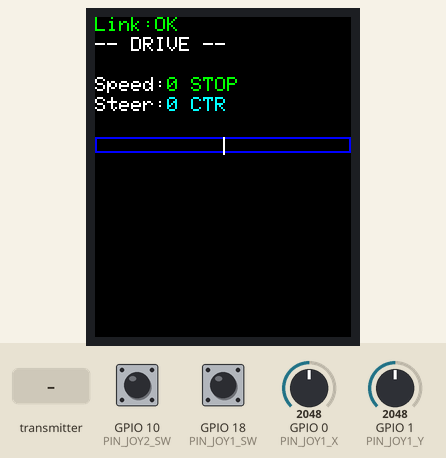
This sketch was run on a simulated ESP32-C3. Shown: 128×160 colour display. The inputs (shaded band) are chosen by the test bench; at power-on: GPIO 10 (PIN_JOY2_SW) HIGH, GPIO 18 (PIN_JOY1_SW) HIGH, GPIO 0 (PIN_JOY1_X) = 2048, GPIO 1 (PIN_JOY1_Y) = 2048 (analog values on the 0–4095 scale). What the sketch prints to the serial monitor is not drawn.

Above: at 1.8 s.
1.9 s: GPIO 10 (PIN_JOY2_SW) pulled LOW for 0.15 s
At 2.9 s:
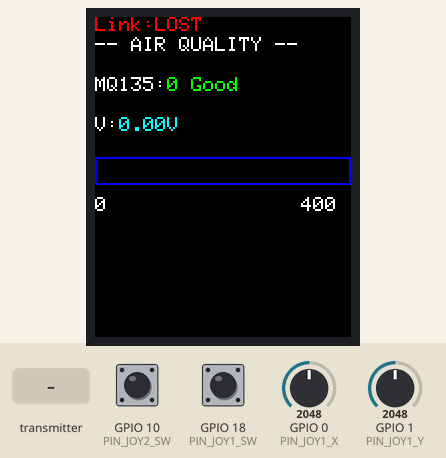
3.5 s: the transmitter starts sending air_quality = 1024
At 4.7 s:
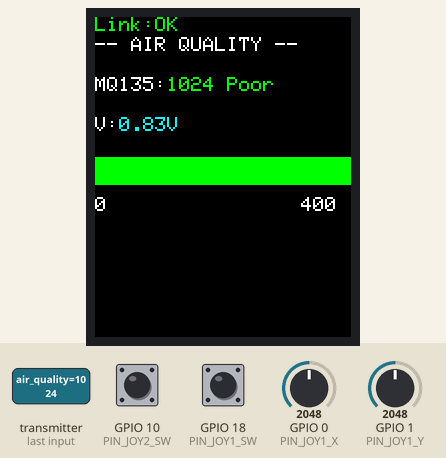
5.0 s: GPIO 18 (PIN_JOY1_SW) pulled LOW for 1 s
At 6.5 s:
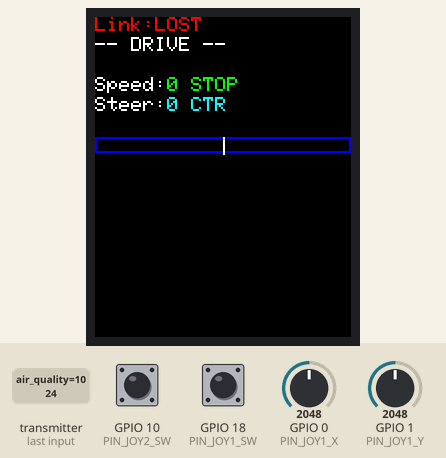
7.5 s: GPIO 18 (PIN_JOY1_SW) pulled LOW for 0.15 s
At 8.4 s:
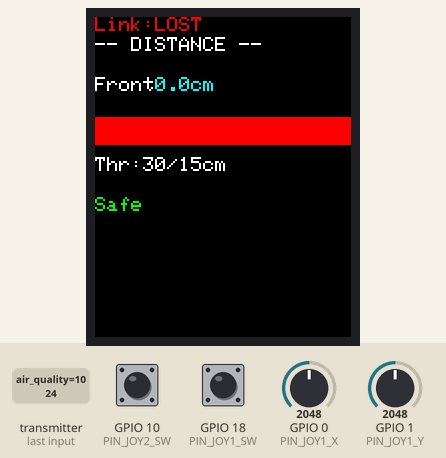
9.1 s: GPIO 18 (PIN_JOY1_SW) pulled LOW for 0.15 s
At 10.4 s:
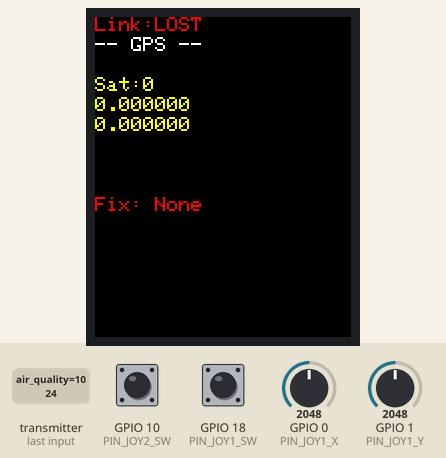
10.7 s: the transmitter starts sending seq = 64
At 11.1 s:
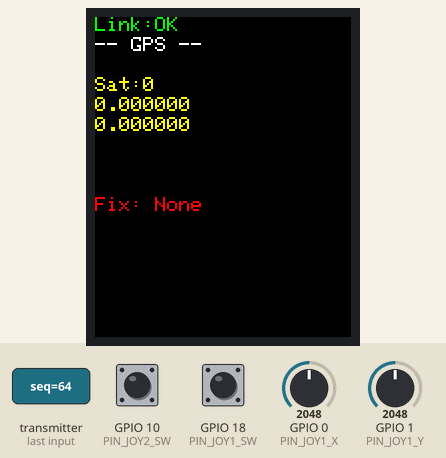
Timing chart, 0 to 13.2 s (numbered marks = the images above; inputs shaded):
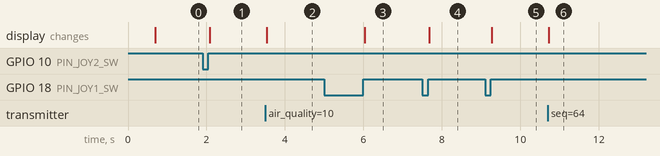

Measured:
- after the input at 1.9 s, the display: changes after 0.18 s (image 1)
- after the input at 3.5 s, the display: changes at once (image 2)
- after the input at 5.0 s, the display: changes after 1.0 s (image 3)
- after the input at 7.5 s, the display: changes after 0.18 s (image 4)
- after the input at 9.1 s, the display: changes after 0.18 s (image 5)
- after the input at 10.7 s, the display: changes at once (image 6)

The sketch:

remote_control.ino
```cpp
/*
 * ============================================================
 * 遥控器端 (ESP32-C3) — 正式版
 * 通信: ESP-NOW 单播 (信道1), 控制50Hz / 传感器接收
 * 显示: 1.8寸 ST7735 TFT (128x160), 四页面
 * 输入: 单摇杆 (Y=速度 X=转向), SW1=下一页 SW2=上一页
 * ============================================================
 *
 * 接线方案 (TFT引脚名按板子丝印):
 *   ESP32-C3 遥控器端
 *   ┌─────────────────────────────────────────┐
 *   │                                         │
 *   │  ★ 摇杆模块                             │
 *   │  摇杆 VCC ─────── 3.3V                  │
 *   │  摇杆 GND ─────── GND                   │
 *   │  摇杆 VRx ─────── GPIO0  (X轴=左右转向)  │
 *   │  摇杆 VRy ─────── GPIO1  (Y轴=前进后退)  │
 *   │  摇杆 SW  ─────── GPIO18 (SW1=下一页)    │
 *   │                                         │
 *   │  ★ SW2 按键 (轻触开关)                   │
 *   │  GPIO10 ──┬── 按键 ── GND               │
 *   │  (内部 INPUT_PULLUP)                     │
 *   │                                         │
 *   │  ★ 1.8寸 ST7735 TFT (板子丝印名)         │
 *   │  TFT VCC ─────── 3.3V                   │
 *   │  TFT GND ─────── GND                    │
 *   │  TFT CS  ─────── GPIO4                  │
 *   │  TFT DC  ─────── GPIO5                  │
 *   │  TFT RES ─────── GPIO6                  │
 *   │  TFT SDA ─────── GPIO7                  │
 *   │  TFT SCL ─────── GPIO8                  │
 *   │  TFT BL  ─────── 3.3V (背光常亮)        │
 *   │                                         │
 *   │  ★ GPIO19 被USB占用, SW2 不要接GPIO19    │
 *   │  ★ GPIO9 连接内部Flash, 不可用作GPIO     │
 *   └─────────────────────────────────────────┘
 */

// ==================== 引脚定义 ====================
#define PIN_JOY1_X   0
#define PIN_JOY1_Y   1
#define PIN_JOY1_SW  18
#define PIN_JOY2_X   2
#define PIN_JOY2_Y   3
#define PIN_JOY2_SW  10   // SW2 (GPIO19被USB D+占用, 改用GPIO10)

// TFT 引脚 (板子丝印: BL / CS / DC / RES / SDA / SCL / VCC / GND)
#define PIN_TFT_CS   4    // TFT CS
#define PIN_TFT_DC   5    // TFT DC
#define PIN_TFT_RST  6    // TFT RES
#define PIN_TFT_MOSI 7    // TFT SDA
#define PIN_TFT_SCK  8    // TFT SCL
// TFT BL  → 3.3V (背光)
// TFT VCC → 3.3V
// TFT GND → GND

// ==================== 参数常量 ====================
#define ADC_DEADZONE  200
#define ADC_CENTER    2048
#define SW  128
#define SH  160
#define SENSOR_TIMEOUT_MS 2000
#define SEND_INTERVAL_MS  20
#define ROW_H  10

// ==================== 数据包结构 ====================
typedef struct { int8_t speed, steering; uint8_t seq; } ctrl_packet_t;
typedef struct {
  uint16_t air_quality;
  float    latitude, longitude, speed_kmh;
  uint16_t distance_mm;
  uint8_t  satellites, alert, seq;
} sensor_packet_t;

// ==================== 库引用 ====================
#include <esp_now.h>
#include <WiFi.h>
#include <esp_wifi.h>
#include <Adafruit_GFX.h>
#include <Adafruit_ST7735.h>
#include <SPI.h>

// ==================== 全局对象 ====================
Adafruit_ST7735 tft(PIN_TFT_CS, PIN_TFT_DC, PIN_TFT_MOSI, PIN_TFT_SCK, PIN_TFT_RST);

ctrl_packet_t   outgoing_ctrl   = {0, 0, 0};
sensor_packet_t incoming_sensor = {0};
bool new_sensor_data = false;

unsigned long last_sensor_recv = 0, last_send_time = 0;
uint8_t ctrl_seq = 0, sensor_seq_last = 255;

// ★ 替换为你的小车 MAC 地址
uint8_t car_mac[] = {0x9C, 0xCC, 0x01, 0x61, 0x77, 0x7C};

// 四页面系统
enum Page { PAGE_DRIVE, PAGE_DIST, PAGE_GPS, PAGE_AIR, PAGE_COUNT };
Page current_page = PAGE_DRIVE;
bool page_dirty[4] = {true, true, true, true};

// ==================== 辅助函数 ====================
uint8_t RY(int r) { return r * ROW_H; }

int8_t readJoy(int pin) {
  int d = analogRead(pin) - ADC_CENTER;
  if (abs(d) < ADC_DEADZONE) return 0;
  return constrain(d > 0 ? map(d, ADC_DEADZONE, 2047, 0, 100)
                         : map(d, -2047, -ADC_DEADZONE, -100, 0), -100, 100);
}

bool btn(int p) {
  if (digitalRead(p) == LOW) { delay(20); return digitalRead(p) == LOW; }
  return false;
}

void btnWait(int p) { while (digitalRead(p) == LOW) delay(10); }

// ==================== ESP-NOW ====================
void onDataRecv(const esp_now_recv_info_t *info, const uint8_t *data, int len) {
  if (len != sizeof(sensor_packet_t)) return;
  sensor_packet_t pkt; memcpy(&pkt, data, len);
  uint8_t d = pkt.seq - sensor_seq_last;
  if (d == 0 || d > 127) return;
  incoming_sensor = pkt; sensor_seq_last = pkt.seq;
  new_sensor_data = true; last_sensor_recv = millis();
}

void onDataSent(const wifi_tx_info_t *info, esp_now_send_status_t s) {
  // 发送失败由 TFT Link 指示, 不打印串口
}

void sendControl() {
  unsigned long n = millis();
  if (n - last_send_time < SEND_INTERVAL_MS) return;
  last_send_time = n;
  outgoing_ctrl.seq = ctrl_seq++;
  esp_now_send(car_mac, (uint8_t*)&outgoing_ctrl, sizeof(ctrl_packet_t));
}

// ==================== UI: Link 状态栏 ====================
void drawLinkBar() {
  static bool last_online = false;
  bool online = (millis() - last_sensor_recv < SENSOR_TIMEOUT_MS);
  if (online != last_online || page_dirty[current_page]) {
    last_online = online;
    tft.fillRect(0, RY(0), SW, ROW_H, ST7735_BLACK);
    tft.setTextSize(1);
    tft.setTextColor(online ? ST7735_GREEN : ST7735_RED);
    tft.setCursor(0, RY(0));
    tft.print(online ? "Link:OK" : "Link:LOST");
  }
}

// ==================== UI: 底栏 ====================
void drawPageBar() {
  if (!page_dirty[current_page]) return;
  tft.fillRect(0, RY(15), SW, ROW_H, ST7735_BLACK);
  tft.setTextSize(1);
  tft.setTextColor(ST7735_WHITE);
  tft.setCursor(0, RY(15));
  tft.print("<SW1  P"); tft.print(current_page + 1); tft.print("/4  SW2>");
}

// ==================== P0: 驾驶状态 ====================
void drawDrivePage() {
  if (page_dirty[PAGE_DRIVE]) {
    tft.fillRect(0, RY(1), SW, SH - RY(1), ST7735_BLACK);
    tft.setTextSize(1);
    tft.setTextColor(ST7735_WHITE); tft.setCursor(0, RY(1)); tft.print("-- DRIVE --");
    tft.setCursor(0, RY(3)); tft.print("Speed:");
    tft.setCursor(0, RY(4)); tft.print("Steer:");
  }

  static int8_t last_spd = -128, last_str = -128;
  if (outgoing_ctrl.speed != last_spd || outgoing_ctrl.steering != last_str || page_dirty[PAGE_DRIVE]) {
    last_spd = outgoing_ctrl.speed; last_str = outgoing_ctrl.steering;
    tft.setTextSize(1);
    // 速度值
    tft.fillRect(36, RY(3), SW - 36, ROW_H, ST7735_BLACK);
    tft.setTextColor(ST7735_GREEN); tft.setCursor(36, RY(3));
    tft.print(last_spd);
    if (last_spd > 0) tft.print(" FWD");
    else if (last_spd < 0) tft.print(" REV");
    else tft.print(" STOP");
    // 转向值
    tft.fillRect(36, RY(4), SW - 36, ROW_H, ST7735_BLACK);
    tft.setTextColor(ST7735_CYAN); tft.setCursor(36, RY(4));
    tft.print(last_str);
    if (last_str > 20) tft.print(" R");
    else if (last_str < -20) tft.print(" L");
    else tft.print(" CTR");
    // 速度条 (中位零: 右绿前进, 左红后退)
    tft.fillRect(0, RY(6), SW, 9, ST7735_BLACK);
    tft.drawRect(0, RY(6), SW, 8, ST7735_BLUE);
    int mid = SW / 2;
    tft.drawLine(mid, RY(6), mid, RY(6) + 8, ST7735_WHITE);
    if (last_spd > 0) {
      int len = map(last_spd, 0, 100, 0, mid);
      tft.fillRect(mid, RY(6) + 1, len, 6, ST7735_GREEN);
    } else if (last_spd < 0) {
      int len = map(-last_spd, 0, 100, 0, mid);
      tft.fillRect(mid - len, RY(6) + 1, len, 6, ST7735_RED);
    }
  }

  // 障碍警告
  static uint8_t last_alert_d = 0xFF;
  if (incoming_sensor.alert != last_alert_d || page_dirty[PAGE_DRIVE]) {
    last_alert_d = incoming_sensor.alert;
    tft.fillRect(0, RY(10), SW, ROW_H, ST7735_BLACK);
    if (last_alert_d & 0x01) {
      tft.setTextColor(ST7735_RED); tft.setCursor(0, RY(10)); tft.print("!! OBSTACLE !!");
    }
  }

  page_dirty[PAGE_DRIVE] = false;
  drawLinkBar();
  drawPageBar();
}

// ==================== P1: 测距 ====================
void drawDistPage() {
  if (page_dirty[PAGE_DIST]) {
    tft.fillRect(0, RY(1), SW, SH - RY(1), ST7735_BLACK);
    tft.setTextSize(1);
    tft.setTextColor(ST7735_WHITE); tft.setCursor(0, RY(1)); tft.print("-- DISTANCE --");
    tft.setCursor(0, RY(3)); tft.print("Front:");
    tft.setCursor(0, RY(7)); tft.print("Thr:30/15cm");
  }

  static uint16_t last_dist = 0xFFFF; static uint8_t last_alert = 0xFF;
  if (incoming_sensor.distance_mm != last_dist || incoming_sensor.alert != last_alert || page_dirty[PAGE_DIST]) {
    last_dist = incoming_sensor.distance_mm; last_alert = incoming_sensor.alert;
    tft.setTextSize(1);
    // 距离值
    tft.fillRect(30, RY(3), SW - 30, ROW_H, ST7735_BLACK);
    tft.setTextColor(ST7735_CYAN); tft.setCursor(30, RY(3));
    if (last_dist == 65535) tft.print("N/A");
    else { tft.print(last_dist / 10.0, 1); tft.print("cm"); }
    // 距离条
    tft.fillRect(0, RY(5), SW, 15, ST7735_BLACK);
    int db = map(constrain(last_dist, 0, 1000), 0, 1000, SW, 0);
    tft.drawRect(0, RY(5), SW, 14, ST7735_BLUE);
    uint16_t bc = (last_dist < 300 && last_dist != 65535) ? ST7735_RED : ST7735_GREEN;
    tft.fillRect(0, RY(5), db, 14, bc);
    // 状态
    tft.fillRect(0, RY(9), SW, ROW_H, ST7735_BLACK);
    tft.setCursor(0, RY(9));
    if (last_alert & 0x01) { tft.setTextColor(ST7735_RED); tft.print("!! WARNING !!"); }
    else { tft.setTextColor(ST7735_GREEN); tft.print("Safe"); }
  }

  page_dirty[PAGE_DIST] = false;
  drawLinkBar();
  drawPageBar();
}

// ==================== P2: GPS ====================
void drawGPSPage() {
  if (page_dirty[PAGE_GPS]) {
    tft.fillRect(0, RY(1), SW, SH - RY(1), ST7735_BLACK);
    tft.setTextSize(1);
    tft.setTextColor(ST7735_WHITE); tft.setCursor(0, RY(1)); tft.print("-- GPS --");
    tft.setTextColor(ST7735_YELLOW);
    tft.setCursor(0, RY(3)); tft.print("Sat:");
  }

  static uint8_t last_sat = 0xFF; static int32_t last_li = 0x7FFFFFFF, last_ni = 0x7FFFFFFF;
  int32_t li = (int32_t)(incoming_sensor.latitude * 1000000), ni = (int32_t)(incoming_sensor.longitude * 1000000);
  if (li != last_li || ni != last_ni || incoming_sensor.satellites != last_sat || page_dirty[PAGE_GPS]) {
    last_li = li; last_ni = ni; last_sat = incoming_sensor.satellites;
    tft.setTextSize(1);
    // 卫星数
    tft.fillRect(24, RY(3), 20, ROW_H, ST7735_BLACK);
    tft.setTextColor(ST7735_YELLOW); tft.setCursor(24, RY(3)); tft.print(last_sat);
    // 经纬度
    tft.fillRect(0, RY(4), SW, ROW_H, ST7735_BLACK);
    tft.setCursor(0, RY(4)); tft.print(incoming_sensor.latitude, 6);
    tft.fillRect(0, RY(5), SW, ROW_H, ST7735_BLACK);
    tft.setCursor(0, RY(5)); tft.print(incoming_sensor.longitude, 6);
    // 锁定状态
    tft.fillRect(0, RY(9), SW, ROW_H, ST7735_BLACK);
    if (last_sat >= 4) { tft.setTextColor(ST7735_GREEN); tft.setCursor(0, RY(9)); tft.print("Fix: Locked"); }
    else { tft.setTextColor(ST7735_RED); tft.setCursor(0, RY(9)); tft.print("Fix: None"); }
  }

  page_dirty[PAGE_GPS] = false;
  drawLinkBar();
  drawPageBar();
}

// ==================== P3: 空气质量 ====================
void drawAirPage() {
  if (page_dirty[PAGE_AIR]) {
    tft.fillRect(0, RY(1), SW, SH - RY(1), ST7735_BLACK);
    tft.setTextSize(1);
    tft.setTextColor(ST7735_WHITE); tft.setCursor(0, RY(1)); tft.print("-- AIR QUALITY --");
    tft.setCursor(0, RY(3)); tft.print("MQ135:");
    tft.setCursor(0, RY(5)); tft.print("V:");
    tft.setCursor(24, RY(5)); tft.print("V");
    tft.setCursor(0, RY(9)); tft.print("0");
    tft.setCursor(SW - 25, RY(9)); tft.print("400");
  }

  static uint16_t last_aq = 0xFFFF;
  if (incoming_sensor.air_quality != last_aq || page_dirty[PAGE_AIR]) {
    last_aq = incoming_sensor.air_quality;
    tft.setTextSize(1);
    // MQ135 值 + 等级
    tft.fillRect(36, RY(3), SW - 36, ROW_H, ST7735_BLACK);
    tft.setTextColor(ST7735_GREEN); tft.setCursor(36, RY(3));
    tft.print(last_aq);
    tft.print(" ");
    tft.print(last_aq < 100 ? "Good" : last_aq < 200 ? "Fair" : "Poor");
    // 电压
    tft.fillRect(12, RY(5), 30, ROW_H, ST7735_BLACK);
    tft.setTextColor(ST7735_CYAN); tft.setCursor(12, RY(5));
    tft.print(last_aq * 3.3 / 4095, 2);
    tft.print("V");
    // 进度条
    tft.fillRect(0, RY(7), SW, 15, ST7735_BLACK);
    int bw = map(last_aq, 0, 400, 0, SW);
    tft.drawRect(0, RY(7), SW, 14, ST7735_BLUE);
    tft.fillRect(0, RY(7), bw, 14, ST7735_GREEN);
  }

  page_dirty[PAGE_AIR] = false;
  drawLinkBar();
  drawPageBar();
}

void drawCurrentPage() {
  switch (current_page) {
    case PAGE_DRIVE: drawDrivePage(); break;
    case PAGE_DIST:  drawDistPage();  break;
    case PAGE_GPS:   drawGPSPage();   break;
    case PAGE_AIR:   drawAirPage();   break;
  }
}

// ==================== 初始化 ====================
void setup() {
  Serial.begin(115200); delay(500);
  Serial.println("[遥控器] 启动");

  pinMode(PIN_JOY1_SW, INPUT_PULLUP);
  pinMode(PIN_JOY2_SW, INPUT_PULLUP);
  analogReadResolution(12);

  // TFT 初始化 (已验证: INITR_GREENTAB + rotation 0)
  tft.initR(INITR_GREENTAB);
  tft.setRotation(0);
  tft.fillScreen(ST7735_BLACK);
  Serial.println("[OK] TFT");

  // ESP-NOW (信道1, 防止漂移)
  WiFi.mode(WIFI_STA); WiFi.disconnect();
  esp_wifi_set_channel(1, WIFI_SECOND_CHAN_NONE);
  esp_now_init();
  esp_now_register_recv_cb(onDataRecv);
  esp_now_register_send_cb(onDataSent);

  esp_now_peer_info_t p = {};
  memcpy(p.peer_addr, car_mac, 6);
  p.channel = 1; p.encrypt = false;
  esp_now_add_peer(&p);

  Serial.print("MAC: "); Serial.println(WiFi.macAddress());
  Serial.println("[遥控器] 就绪");

  drawCurrentPage();
}

// ==================== 主循环 ====================
void loop() {
  // 摇杆始终控制小车 (单摇杆: Y=速度, X=转向)
  int8_t s = readJoy(PIN_JOY1_Y), t = -readJoy(PIN_JOY1_X);
  static int8_t ls = 0, lt = 0;
  if (s != ls || t != lt) { ls = s; lt = t; outgoing_ctrl.speed = s; outgoing_ctrl.steering = t; }
  sendControl();

  // SW1: 下一页
  if (btn(PIN_JOY1_SW)) {
    btnWait(PIN_JOY1_SW);
    page_dirty[current_page] = true;
    current_page = (Page)((current_page + 1) % PAGE_COUNT);
    page_dirty[current_page] = true;
    drawCurrentPage();
  }

  // SW2: 上一页
  if (btn(PIN_JOY2_SW)) {
    btnWait(PIN_JOY2_SW);
    page_dirty[current_page] = true;
    current_page = (Page)((current_page + PAGE_COUNT - 1) % PAGE_COUNT);
    page_dirty[current_page] = true;
    drawCurrentPage();
  }

  // 传感器数据刷新当前页 (限速500ms)
  static unsigned long ltd = 0;
  if (new_sensor_data) {
    new_sensor_data = false;
    if (millis() - ltd >= 500) { ltd = millis(); drawCurrentPage(); }
  }

  delay(1);
}
```
